Frame 1 (no input): blank canvas, image omitted
Frame 60 (the mouse pressed at the canvas centre just before this capture): blank canvas, image omitted
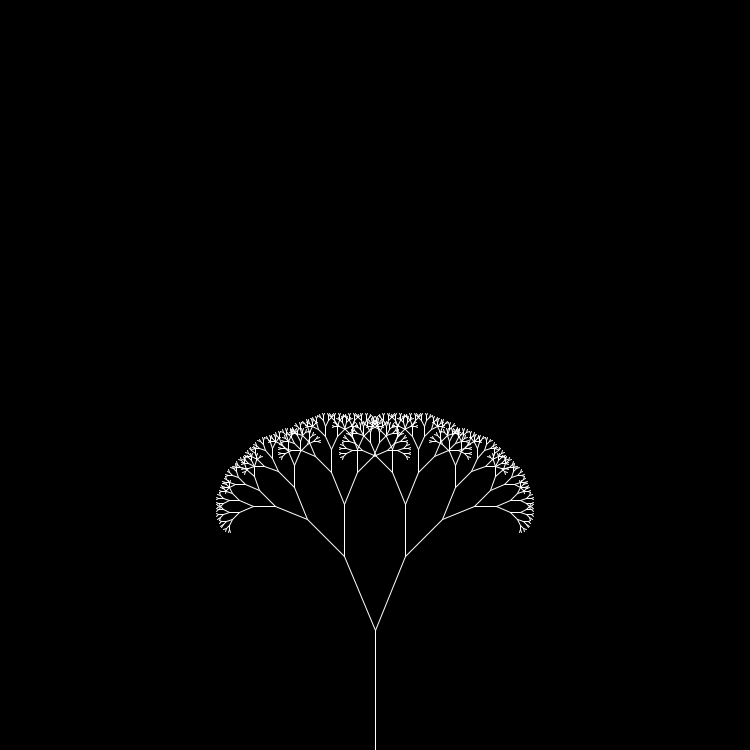
Frame 120 (the mouse held since frame 60 and released just before this capture)

The Processing sketch whose frames 1 and 60 were blank and that drew this single picture after the mouse press (run headless with seeded random() and noise(); from frame 60 on, the mouse is pressed at the canvas centre):

// Processing sketch: DynamicTree
// ── DynamicTree.pde
/*
*
* Dynamic tree that moves with the mouse
*
*/

float theta;

void setup() {
  size(750,750);
}

void draw() {
  background(0);
  frameRate(100);
  stroke(255);
  float a = (mouseX / (float) width) * 90f;
  theta = radians(a);
  translate(width/2, height);
  line(0, 0, 0, -120);
  translate(0, -120);
  branch(120);
}

void branch(float h) {
  h *= 0.66;
  
  if (h > 2){
    pushMatrix();
    rotate(theta * (mouseY / (float) height));
    line(0, 0, 0, -h);
    translate(0, -h);
    branch(h);
    popMatrix();
    
    
    pushMatrix();
    rotate(-theta * (mouseX / (float) width));
    line(0, 0, 0, -h);
    translate(0, -h);
    branch(h);
    popMatrix();
  }
}
